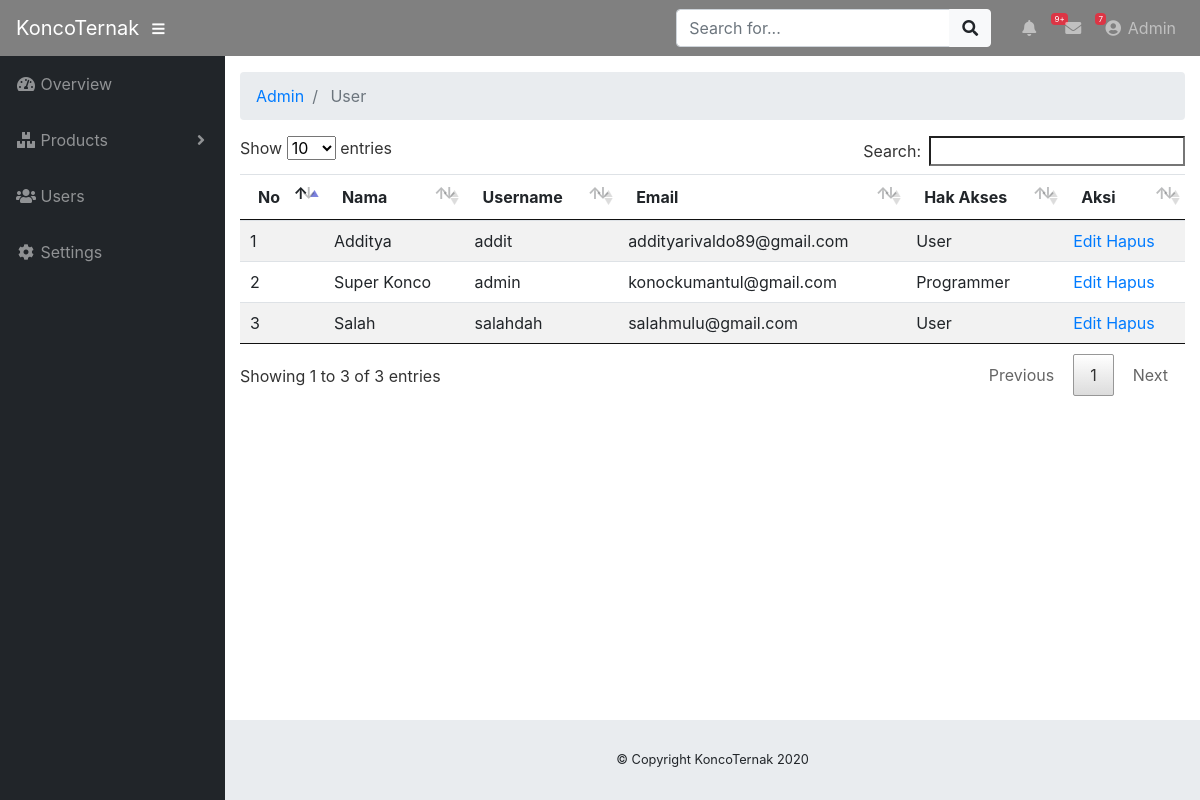
The app's page /index.php/admin/user with its own data.
### tables this page shows
CREATE TABLE `user` (
  `id_user` int(11) NOT NULL,
  `nama` varchar(25) NOT NULL,
  `email` varchar(35) NOT NULL,
  `username` varchar(25) NOT NULL,
  `password` varchar(25) NOT NULL,
  `id_level` int(11) NOT NULL DEFAULT '1'
);

### application/controllers/Admin.php (called while the page is built, shortened)
<?php
class Admin extends CI_Controller {
    public function __construct()
    {
        $this->load->model('M_Admin');
        $this->load->helper('url');
	}
        public function user()
        {
                $data['user'] = $this->M_Admin->tampil_data()->result();
                $this->load->view('admin/user',$data);
        }
}

### index.php (called while the page is built, shortened)
<?php
require_once BASEPATH.'core/CodeIgniter.php';

### application/models/M_Admin.php (called while the page is built, shortened)
<?php
class M_Admin extends CI_Model {
    public function tampil_data()
    {
        return $this->db->get('user');
    }
}
?>

### application/views/admin/user.php (the view, shortened to what this page needs)
<!DOCTYPE html>
<html lang="en">
<head>
    <?php $this->load->view("admin/_partials/head.php") ?>
    <link rel="stylesheet" type="text/css" href="assets/res/DataTables/datatables.min.css"/>
</head>
<body id="page-top">
<?php $this->load->view("admin/_partials/navbar.php") ?>
<div id="wrapper">
	<?php $this->load->view("admin/_partials/sidebar.php") ?>
	<div id="content-wrapper">
		<div class="container-fluid">
        <!--
        karena ini halaman overview (home), kita matikan partial breadcrumb.
        Jika anda ingin mengampilkan breadcrumb di halaman overview,
        silahkan hilangkan komentar (//) di tag PHP di bawah.
		-->
		<?php $this->load->view("admin/_partials/breadcrumb.php") ?>
		<table class="table is-narrow table-striped data" id="tabeluser">
        <thead>
        <tr>
            <th>No</th>
            <th>Nama</th>
            <th>Username</th>
            <th>Email</th>
            <th>Hak Akses</th>
            <th>Aksi</th>
        </tr>
        </thead>
        <tbody>
        <?php
        $no=1;
        foreach ($user as $u) {
        ?>
        <tr>
            <td><?php echo $no++ ?></td>
            <td><?php echo $u->nama ?></td>
            <td><?php echo $u->username ?></td>
            <td><?php echo $u->email ?></td>
            <td><?php if ($u->id_level == 1) {
                echo "User";
            }else{
                echo "Programmer";
                } ?>
            </td>
            <td>
                <?php echo anchor('admin/edit/'.$u->id_user,'Edit'); ?>
                <?php echo anchor('admin/hapus/'.$u->id_user,'Hapus'); ?>
            </td>
        <?php } ?>
        </tr>
        </tbody>
      </table>
		</div>
		<?php $this->load->view("admin/_partials/footer.php") ?>
	</div>
</div>
</body>
</html>

### application/views/admin/_partials/head.php (shortened to what this page needs)
<link href="<?php echo base_url('assets/res/bootstrap/css/bootstrap.min.css') ?>" rel="stylesheet">
<link href="<?php echo base_url('assets/res/fontawesome-free/css/all.min.css') ?>" rel="stylesheet" type="text/css">
<link href="<?php echo base_url('assets/res./datatables/dataTables.bootstrap4.css') ?>" rel="stylesheet">
<link href="<?php echo base_url('assets/res/css/sb-admin.css') ?>" rel="stylesheet">

### application/views/admin/_partials/navbar.php (shortened to what this page needs)
<nav class="navbar navbar-expand navbar-dark static-top" style="background-color: #808080;">
    <a class="navbar-brand mr-1" href="<?php echo site_url('admin') ?>">KoncoTernak</a>
    <button class="btn btn-link btn-sm text-white order-1 order-sm-0" id="sidebarToggle" href="#">
        <i class="fas fa-bars"></i>
    </button>
    <form class="d-none d-md-inline-block form-inline ml-auto mr-0 mr-md-3 my-2 my-md-0">
        <div class="input-group">
            <input type="text" class="form-control" placeholder="Search for..." aria-label="Search" aria-describedby="basic-addon2">
            <div class="input-group-append">
                <button class="btn btn-light" type="button">
                    <i class="fas fa-search"></i>
                </button>
            </div>
        </div>
    </form>
    <ul class="navbar-nav ml-auto ml-md-0">
        <li class="nav-item dropdown no-arrow mx-1">
            <a class="nav-link dropdown-toggle" href="#" id="alertsDropdown" role="button" data-toggle="dropdown" aria-haspopup="true"
                aria-expanded="false">
                <i class="fas fa-bell fa-fw"></i>
                <span class="badge badge-danger">9+</span>
            </a>
        </li>
        <li class="nav-item dropdown no-arrow mx-1">
            <a class="nav-link dropdown-toggle" href="#" id="messagesDropdown" role="button" data-toggle="dropdown" aria-haspopup="true"
                aria-expanded="false">
                <i class="fas fa-envelope fa-fw"></i>
                <span class="badge badge-danger">7</span>
            </a>
        </li>
        <li class="nav-item dropdown no-arrow">
            <a class="nav-link dropdown-toggle" href="#" id="userDropdown" role="button" data-toggle="dropdown" aria-haspopup="true"
                aria-expanded="false">
                <i class="fas fa-user-circle fa-fw"></i> Admin
            </a>
        </li>
    </ul>
</nav>

### application/views/admin/_partials/sidebar.php (shortened to what this page needs)
<ul class="sidebar navbar-nav">
    <li class="nav-item <?php echo $this->uri->segment(2) == '' ? 'active': '' ?>">
        <a class="nav-link" href="<?php echo site_url('admin') ?>">
            <i class="fas fa-fw fa-tachometer-alt"></i>
            <span>Overview</span>
        </a>
    </li>
    <li class="nav-item dropdown <?php echo $this->uri->segment(2) == 'products' ? 'active': '' ?>">
        <a class="nav-link dropdown-toggle" href="#" id="pagesDropdown" role="button" data-toggle="dropdown" aria-haspopup="true"
            aria-expanded="false">
            <i class="fas fa-fw fa-boxes"></i>
            <span>Products</span>
        </a>
    </li>
    <li class="nav-item">
        <a class="nav-link" href="<?php echo site_url('admin/user') ?>">
            <i class="fas fa-fw fa-users"></i>
            <span>Users</span></a>
    </li>
    <li class="nav-item">
        <a class="nav-link" href="#">
            <i class="fas fa-fw fa-cog"></i>
            <span>Settings</span></a>
    </li>
</ul>

### application/views/admin/_partials/breadcrumb.php
<ol class="breadcrumb">
<?php foreach ($this->uri->segments as $segment): ?>
	<?php
		$url = substr($this->uri->uri_string, 0, strpos($this->uri->uri_string, $segment)) . $segment;
		$is_active =  $url == $this->uri->uri_string;
	?>
	<li class="breadcrumb-item <?php echo $is_active ? 'active': '' ?>">
		<?php if($is_active): ?>
			<?php echo ucfirst($segment) ?>
		<?php else: ?>
			<a href="<?php echo site_url($url) ?>"><?php echo ucfirst($segment) ?></a>
		<?php endif; ?>
	</li>
<?php endforeach; ?>
</ol>

### application/views/admin/_partials/footer.php
<footer class="sticky-footer">
  <div class="container my-auto">
    <div class="copyright text-center my-auto">
      <span>&copy Copyright KoncoTernak <?php echo Date('Y') ?></span>
    </div>
  </div>
</footer>

### assets/res/css/sb-admin.css (style rules this page uses)
html { position: relative; min-height: 100%; }
body { height: 100%; }
#wrapper { display: -webkit-box; display: -ms-flexbox; display: flex; }
#wrapper #content-wrapper { overflow-x: hidden; width: 100%; padding-top: 1rem; padding-bottom: 80px; }
.navbar-nav .nav-item.dropdown .dropdown-toggle::after { width: 1rem; text-align: center; float: right; vertical-align: 0; border: 0; font-weight: 900; content: '\f105'; font-family: 'Font Awesome 5 Free'; }
.navbar-nav .nav-item.dropdown.no-arrow .dropdown-toggle::after { display: none; }
.navbar-nav .nav-item .nav-link .badge { position: absolute; margin-left: 0.75rem; top: 0.3rem; font-weight: 400; font-size: 0.5rem; }
.sidebar { width: 90px !important; background-color: #212529; min-height: calc(100vh - 56px); }
.sidebar .nav-item:last-child { margin-bottom: 1rem; }
.sidebar .nav-item .nav-link { text-align: center; padding: 0.75rem 1rem; width: 90px; }
.sidebar .nav-item .nav-link span { font-size: 0.65rem; display: block; }
.sidebar .nav-item.dropdown .dropdown-toggle::after { display: none; }
.sidebar .nav-item .nav-link { color: rgba(255, 255, 255, 0.5); }
@media (min-width: 768px) { .sidebar { width: 225px !important; } }
@media (min-width: 768px) { .sidebar .nav-item .nav-link { display: block; width: 100%; text-align: left; padding: 1rem; width: 225px; } }
@media (min-width: 768px) { .sidebar .nav-item .nav-link span { font-size: 1rem; display: inline; } }
@media (min-width: 768px) { .sidebar .nav-item.dropdown .dropdown-toggle::after { display: block; } }
:root { --input-padding-x: 0.75rem; --input-padding-y: 0.75rem; }
footer.sticky-footer { display: -webkit-box; display: -ms-flexbox; display: flex; position: absolute; right: 0; bottom: 0; width: calc(100% - 90px); height: 80px; background-color: #e9ecef; }
footer.sticky-footer .copyright { line-height: 1; font-size: 0.8rem; }
@media (min-width: 768px) { footer.sticky-footer { width: calc(100% - 225px); } }

### records on screen
user: nama "Additya", username "addit", email "addityarivaldo89@gmail.com", shows "User", id_user "Edit", id_user "Hapus"
user: nama "Super Konco", username "admin", email "konockumantul@gmail.com", shows "Programmer", id_user "Edit", id_user "Hapus"
user: nama "Salah", username "salahdah", email "salahmulu@gmail.com", shows "User", id_user "Edit", id_user "Hapus"

### other values on screen
$segment "Admin"
$segment "User"
Date('Y') "2020"
